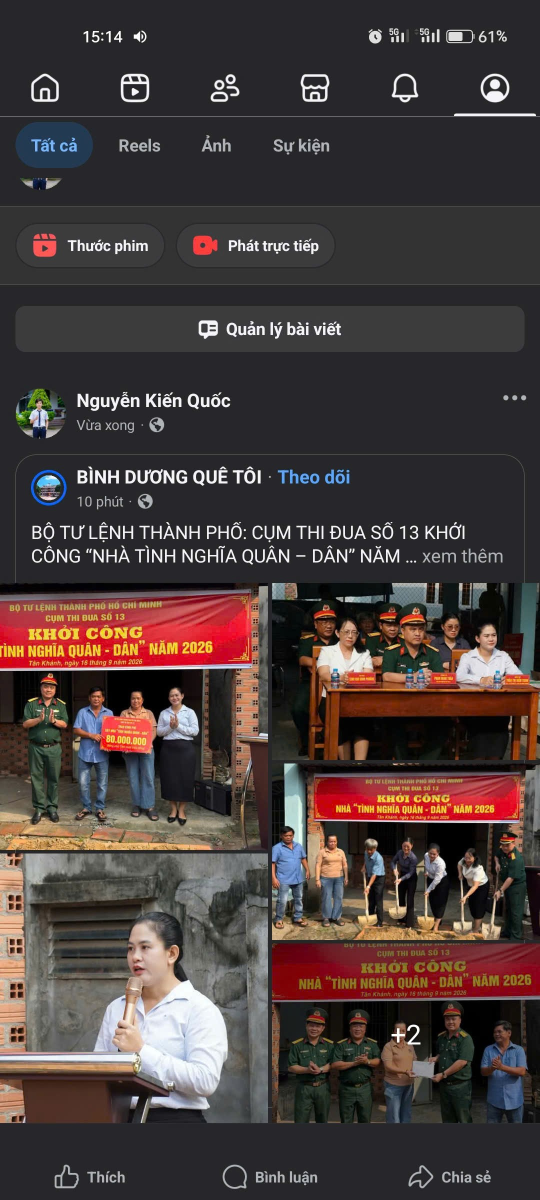
#> input picture tests/eval_datasets/image copy 10.png, 1080 x 2400 px (shown at 1/2 size)
$ python -i pipeline.py   (imports and definitions only)   (older library calls are emulated)
#> lines starting #> are read from the running program, lines starting #| are printed output that depends on the picture; after the words box and inside, x2 and y2 are one past the last pixel; in counts of white or black regions, pixels touching at a corner belong together
#> further down, picture is the input picture: shape (2400, 1080, 3); mean B, G, R 59.4, 60.7, 72.3
"""Facebook share-proof image pipeline.

SIFT localizes the cropped media. The demo scores that warp twice:
the original grayscale grid, and the Sobel edge grid.

Steps: A2 auto-crop, B1 prep, B2 localize, B3 grid NCC, B4 PASS/REVIEW/FAIL.
Thresholds are the document's starting values.
"""
from __future__ import annotations

import base64
import math
import time

import cv2
import numpy as np
from PIL import Image, ImageOps

W0 = 640
TH = dict(
    min_good=12,
    ratio=0.75,
    ransac_px=4.0,
    min_inliers=25,
    min_inlier_ratio=0.30,
    border_inliers=15,
    scale=(0.3, 3.0),
    max_angle=5.0,
    min_visible=0.65,
    grid_n=8,
    grid_w=256,
    edge_margin=0.04,
    tile_cov=0.70,
    tile_ncc=0.60,
    pass_grid=0.80,
    review_grid=0.60,
    # Facebook light and dark collages use different gutter widths, so a tile
    # may sit about 10px off at the 256px grid. Search that far before scoring.
    tile_search=12,
    # A pale poster splits into short saturated bands. Bridge them only then.
    short_run=0.20,
    bridge_gap=45,
    # The bottom collage cell sits under a dark gutter. Take it when it is
    # the same width and much shorter than a second post.
    bottom_gap=45,
    bottom_min=40,
    bottom_ratio=0.45,
)

SIFT = cv2.SIFT_create(nfeatures=1500)


def load_bgr(raw: bytes) -> np.ndarray:
    im = ImageOps.exif_transpose(Image.open(__import__("io").BytesIO(raw))).convert("RGB")
    return cv2.cvtColor(np.array(im), cv2.COLOR_RGB2BGR)


# [43 lines left out: functions load_bgr_capped, sift_bgr, _jpeg_b64, not called in this run]


def _longest_run(v: np.ndarray, thr: float, max_gap: int) -> tuple[int, int]:
    on = v > thr
    best = (0, 0)
    i, n = 0, len(v)
    while i < n:
        if on[i]:
            j, last = i, i
            while j < n and (on[j] or j - last <= max_gap):
                if on[j]:
                    last = j
                j += 1
            if last - i > best[1] - best[0]:
                best = (i, last)
            i = last + 1
        else:
            i += 1
    return best


def _bridge_short_run(row: np.ndarray, y0: int, y1: int, thr: float) -> tuple[int, int]:
    """Join nearby saturated bands when the longest one is only a strip of a pale poster."""
    if y1 - y0 >= TH["short_run"] * len(row):
        return y0, y1
    on = row > thr
    runs = []
    i, n = 0, len(on)
    while i < n:
        if on[i]:
            j = i
            while j < n and on[j]:
                j += 1
            runs.append((i, j - 1))
            i = j
        else:
            i += 1
    if not runs:
        return y0, y1
    clusters = [[runs[0]]]
    for run in runs[1:]:
        if run[0] - clusters[-1][-1][1] <= TH["bridge_gap"]:
            clusters[-1].append(run)
        else:
            clusters.append([run])
    best = max(clusters, key=lambda cluster: cluster[-1][1] - cluster[0][0])
    return best[0][0], best[-1][1]


def _extend_bottom_cell(row: np.ndarray, y0: int, y1: int, thr: float) -> int:
    """Append the next saturated band when a gutter cut the last collage row off."""
    if y1 - y0 > 0.55 * len(row):
        return y1
    on = row > thr
    i = y1 + 1
    while i < len(on) and not on[i]:
        i += 1
    if i >= len(on) or i - y1 > TH["bottom_gap"]:
        return y1
    j = i
    while j < len(on) and on[j]:
        j += 1
    height = j - i
    main = max(1, y1 - y0)
    if height < TH["bottom_min"] or height > TH["bottom_ratio"] * main:
        return y1
    return j - 1


def _thin_strip(x0: int, y0: int, x1: int, y1: int, width: int, height: int) -> bool:
    bw, bh = x1 - x0, y1 - y0
    if bw < 8 or bh < 8:
        return True
    return bh < 0.22 * bw or (bw * bh) / (width * height) < 0.08


# [60 lines left out: functions _page_shaped, _paper_rect, _red_frame, not called in this run]


def auto_crop(bgr: np.ndarray, w: int = W0, sat_thr: int = 45, row_thr: float = 0.20,
              col_thr: float = 0.15, gap: int = 15) -> tuple[int, int, int, int]:
    """A2: longest saturated band, then columns inside that band. Original-image coords.

    A color photo fills that band. A cream letter only leaves a thin red ornament, so
    the crop then uses the bright page, or the red corner frame.
    """
#> called with w = 640, sat_thr = 45, row_thr = 0.2, col_thr = 0.15, gap = 15
    h0, w0 = bgr.shape[:2]
    s = w / w0
    img = cv2.resize(bgr, (w, int(h0 * s)), interpolation=cv2.INTER_AREA)
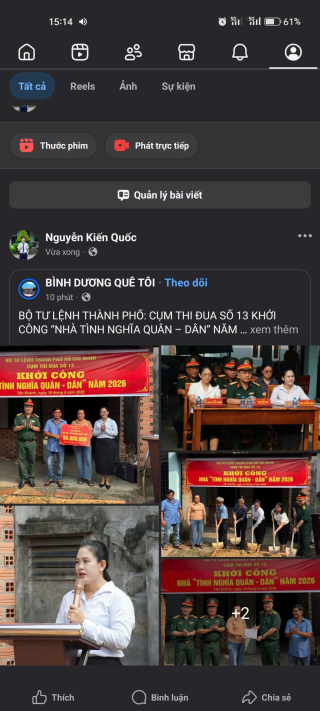
#> img: shape (1422, 640, 3) (shown at 1/2 size); mean B, G, R 59.4, 60.7, 72.3
    hsv = cv2.cvtColor(img, cv2.COLOR_BGR2HSV)
#> hsv: shape (1422, 640, 3); mean H, S, V 79.9, 55.9, 76.3
    mask = ((hsv[..., 1] > sat_thr) & (hsv[..., 2] > 40)).astype(np.float32)
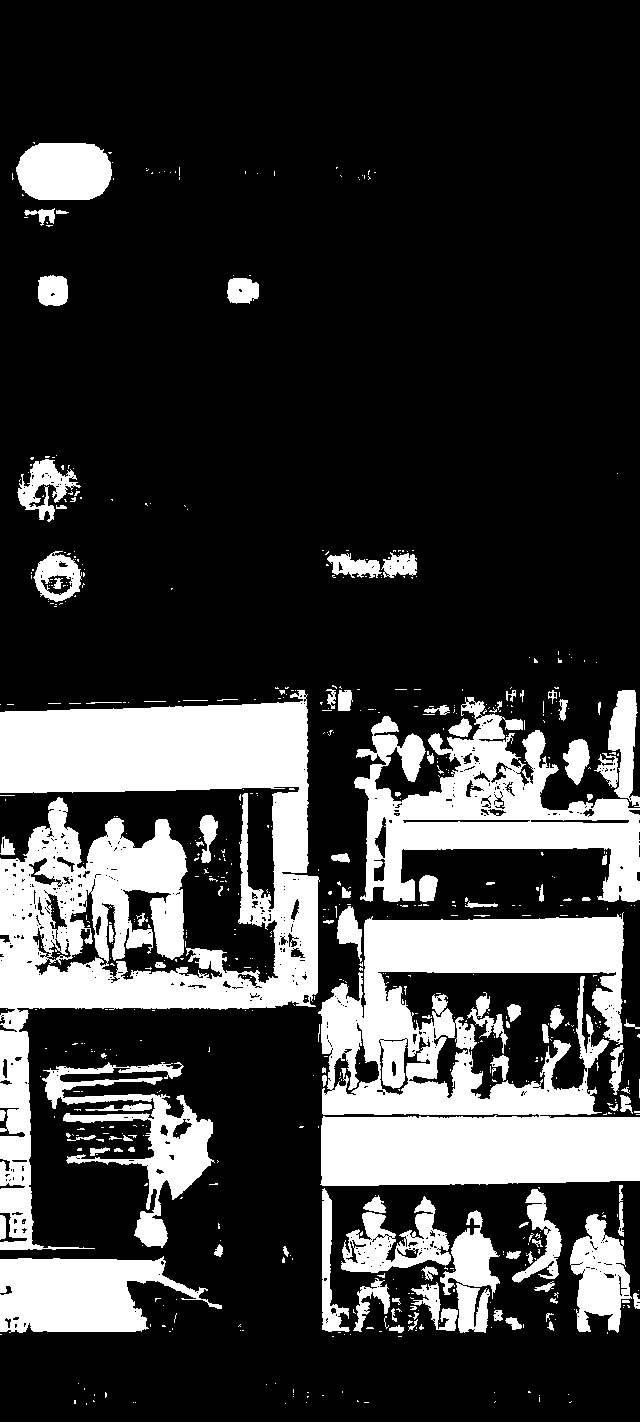
#> mask: shape (1422, 640) float32; values 0 (black) and 1 (white), 23.3% white; 670 white regions (562 under 20 px), largest, box (x1, y1, x2, y2) and area: (0, 690, 320, 1250) 71278, (318, 912, 640, 1186) 55715, (354, 697, 640, 902) 24322
    row = cv2.blur(mask.mean(1).reshape(-1, 1), (1, 9)).ravel()
#> row = 1422 values, max 0.771 at index 753, min 0 at index 0, mean 0.233
    y0, y1 = _longest_run(row, row_thr, gap)
#> in _longest_run, `i, n = 0, len(v)`: i = 0; n = 1422
#> after the loop in _longest_run, `while i < n:`: best = (703, 1186); i = 1422; j = 1347
#> y0 = 703; y1 = 1186
    y0, y1 = _bridge_short_run(row, y0, y1, row_thr)
    y1 = _extend_bottom_cell(row, y0, y1, row_thr)
#> in _extend_bottom_cell, `i = y1 + 1`: i = 1187
#> the loop in _extend_bottom_cell, `while i < len(on) and not on[i]:` made 29 passes
#> after the loop in _extend_bottom_cell, `while i < len(on) and not on[i]:`: i = 1216
#> the loop in _extend_bottom_cell, `while j < len(on) and on[j]:` made 116 passes
#> after the loop in _extend_bottom_cell, `while j < len(on) and on[j]:`: j = 1332
#> in _extend_bottom_cell, `height = j - i`: height = 116
#> in _extend_bottom_cell, `main = max(1, y1 - y0)`: main = 483
#> y1 = 1331
    col = np.convolve(mask[y0:y1 + 1].mean(0), np.ones(9) / 9, "same")
#> col = 640 values, max 0.829 at index 15, min 0.128 at index 317, mean 0.494
    x0, x1 = _longest_run(col, col_thr, gap)
#> the loop in _longest_run (call 2), `while i < n:` made 1 pass
#> (best, i) on pass 1: ((0, 639), 640)
#> x0 = 0; x1 = 639
    scaled_h, scaled_w = img.shape[:2]
    if _thin_strip(x0, y0, x1, y1, scaled_w, scaled_h):
#> in _thin_strip, `bw, bh = x1 - x0, y1 - y0`: bh = 628
        paper = _paper_rect(img)
        frame = _red_frame(img)
        page = paper or frame
        if paper is not None and frame is not None:
            paper_area = (paper[2] - paper[0]) * (paper[3] - paper[1])
            frame_area = (frame[2] - frame[0]) * (frame[3] - frame[1])
            # A white web page makes the bright box swallow the chrome. Use the frame.
            if paper_area > 0.75 * scaled_w * scaled_h and frame_area < paper_area:
                page = frame
        if page is not None:
            x0, y0, x1, y1 = page
    if x1 <= x0 or y1 <= y0:
        return (0, 0, w0, h0)
    box = tuple(int(round(v / s)) for v in (x0, y0, x1 + 1, y1 + 1))
#> box = (0, 1186, 1080, 2248)
    x0, y0, x1, y1 = box
#> y0 = 1186; x1 = 1080; y1 = 2248
    x0, y0 = max(0, x0), max(0, y0)
    x1, y1 = min(w0, x1), min(h0, y1)
    if x1 - x0 < 8 or y1 - y0 < 8:
        return (0, 0, w0, h0)
    return (x0, y0, x1, y1)


# [270 lines left out: functions prep, localize, _sobel_mag, _tile_ncc, grid_check, decide and 7 more, not called in this run]

>>> import cv2
>>> picture = cv2.imread('../../tests/eval_datasets/image copy 10.png')
>>> result = auto_crop(picture)
#> result = (0, 1186, 1080, 2248)

$ run again, on tests/eval_datasets/image copy 11.png
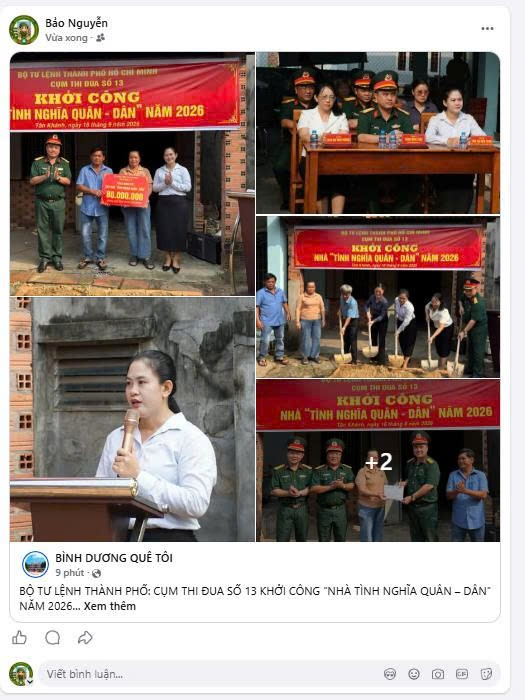
#> input picture tests/eval_datasets/image copy 11.png, 525 x 700 px
#> picture is the input picture: shape (700, 525, 3); mean B, G, R 129.6, 134.5, 150.9
#> hsv: shape (853, 640, 3); mean H, S, V 48.4, 64, 153.7
#> in auto_crop, `mask = ((hsv[..., 1] > sat_thr) & (hsv[..., 2] > 40)).astype(np.float32)`:
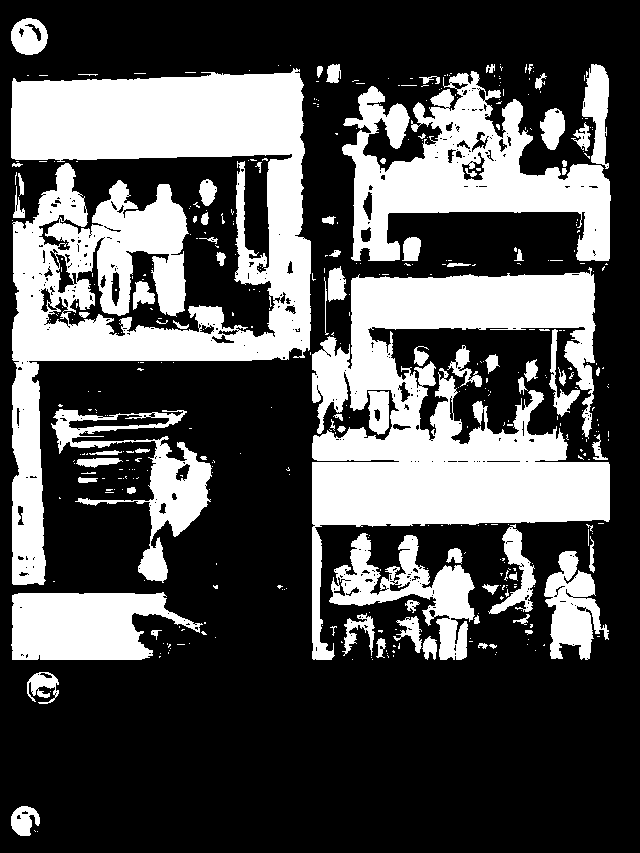
#> mask: shape (853, 640) float32; values 0 (black) and 1 (white), 32.7% white; 427 white regions (345 under 20 px), largest, box (x1, y1, x2, y2) and area: (11, 68, 311, 585) 63666, (312, 267, 610, 660) 49362, (342, 71, 611, 261) 22687
#> row = 853 values, max 0.73 at index 121, min 0 at index 0, mean 0.327
#> in _longest_run, `i, n = 0, len(v)`: i = 0; n = 853
#> the loop in _longest_run, `while i < n:` made 293 passes
#> (best, i) on pass 75: ((74, 526), 527)
#> after the loop in _longest_run, `while i < n:`: j = 674
#> in auto_crop, `y0, y1 = _longest_run(row, row_thr, gap)`: y0 = 74; y1 = 526
#> in _extend_bottom_cell, `i = y1 + 1`: i = 527
#> the loop in _extend_bottom_cell, `while i < len(on) and not on[i]:` made 23 passes
#> after the loop in _extend_bottom_cell, `while i < len(on) and not on[i]:`: i = 550
#> the loop in _extend_bottom_cell, `while j < len(on) and on[j]:` made 109 passes
#> after the loop in _extend_bottom_cell, `while j < len(on) and on[j]:`: j = 659
#> height = 109
#> main = 452
#> in auto_crop, `y1 = _extend_bottom_cell(row, y0, y1, row_thr)`: y1 = 658
#> col = 640 values, max 0.868 at index 23, min 0 at index 0, mean 0.47
#> the loop in _longest_run (call 2), `while i < n:` made 41 passes
#> (best, i) on pass 11: ((10, 609), 610)
#> in auto_crop, `x0, x1 = _longest_run(col, col_thr, gap)`: x0 = 10; x1 = 609
#> bw = 599; bh = 584
#> box = (8, 61, 500, 541)
#> in auto_crop, `x0, y0, x1, y1 = box`: x0 = 8; y0 = 61; x1 = 500; y1 = 541
#> result = (8, 61, 500, 541)
